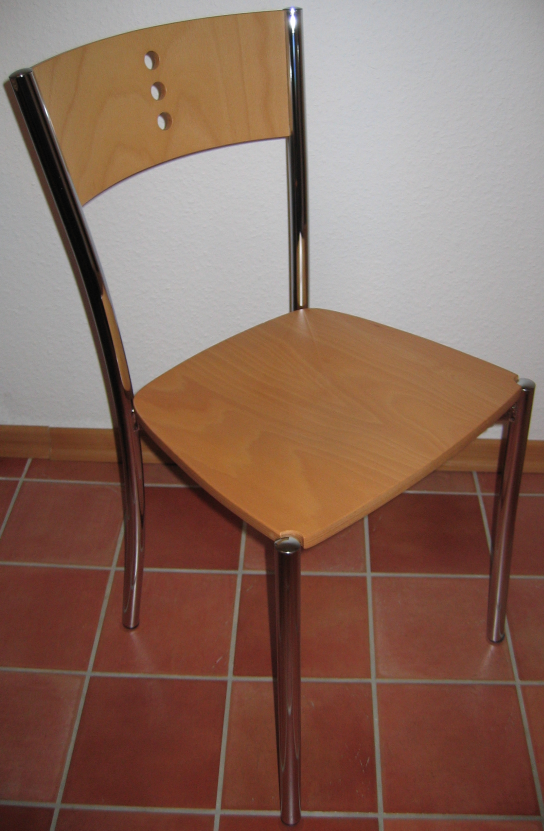
#> input picture evals/photos/chairs/chair_01.jpg, 1632 x 2492 px (shown at 1/3 size)
$ python -i silhouette.py   (imports and definitions only)
#> lines starting #> are read from the running program, lines starting #| are printed output that depends on the picture; after the words box and inside, x2 and y2 are one past the last pixel; in counts of white or black regions, pixels touching at a corner belong together
"""Orthographic silhouette IoU: reference photo mask vs STL front projection."""

from __future__ import annotations

from pathlib import Path
from typing import Any

import numpy as np


def _photo_mask(path: Path, size: tuple[int, int] = (512, 512)) -> np.ndarray:
#> called with size = (512, 512)
    from PIL import Image, ImageFilter, ImageOps

    img = Image.open(path).convert("L")
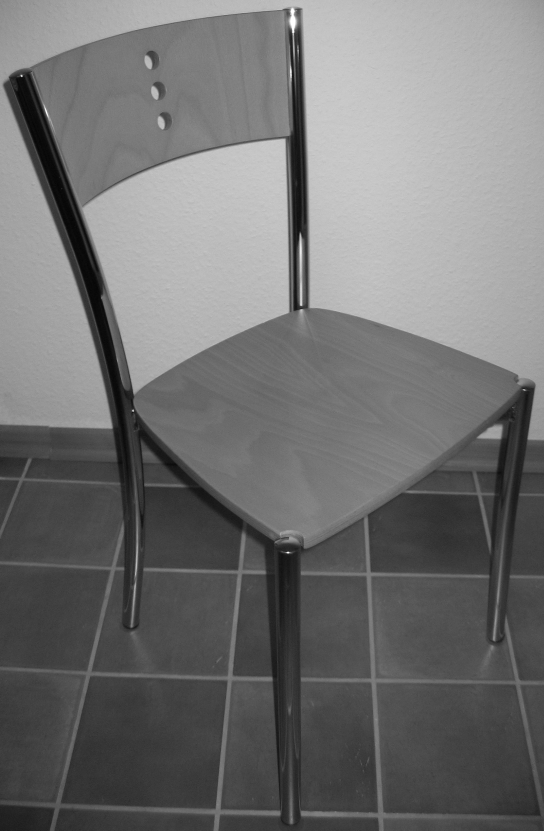
#> img: PIL image 1632x2492 L (shown at 1/3 size); min 1, max 255, mean 114.5
    img = ImageOps.exif_transpose(img)
    img = img.resize(size, Image.Resampling.BILINEAR)
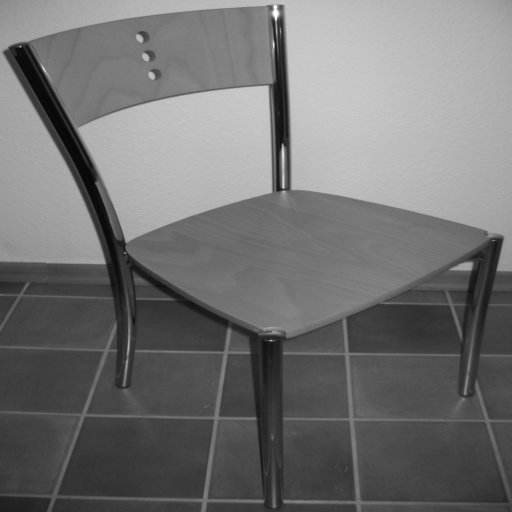
#> img: PIL image 512x512 L; min 6, max 255, mean 114.5
    arr = np.asarray(img, dtype=np.float32)
    # Studio: bright background. Subject = darker than high percentile.
    bg = float(np.percentile(arr, 92))
#> bg = 190
    mask = arr < (bg - 12)
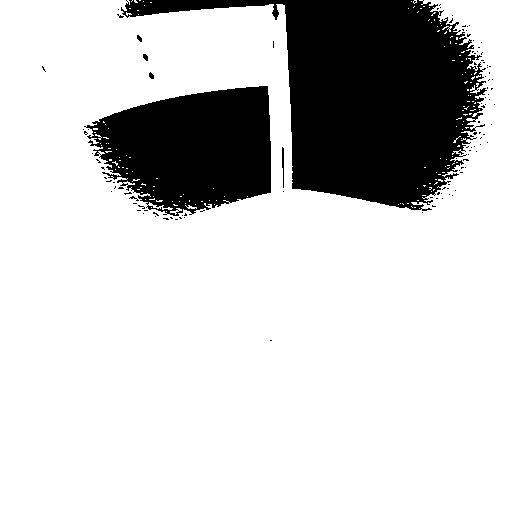
#> mask: shape (512, 512) bool; 79.6% white; 111 black regions (105 under 20 px), largest, box (x1, y1, x2, y2) and area: (121, 0, 487, 211) 35714, (84, 86, 271, 216) 17163, (282, 147, 284, 188) 61, (143, 54, 148, 61) 26, (149, 72, 154, 79) 25, (137, 35, 142, 42) 23
    # If room photo (low bg), use adaptive-ish threshold around mean
    if mask.mean() < 0.02 or mask.mean() > 0.75:
        thr = float(arr.mean() + 0.15 * arr.std())
#> thr = 122.2
        mask = arr < thr
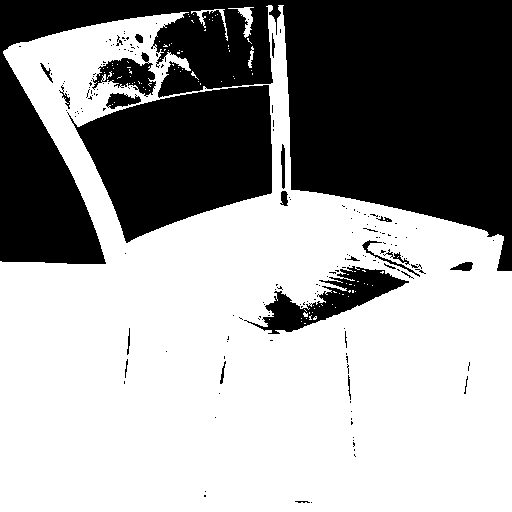
#> mask: shape (512, 512) bool; 61.2% white; 183 black regions (156 under 20 px), largest, box (x1, y1, x2, y2) and area: (0, 0, 512, 271) 73716, (67, 85, 272, 243) 20802, (244, 266, 409, 334) 3722
    # Light cleanup
    pil = Image.fromarray(mask.astype(np.uint8) * 255)
    pil = pil.filter(ImageFilter.MaxFilter(3))
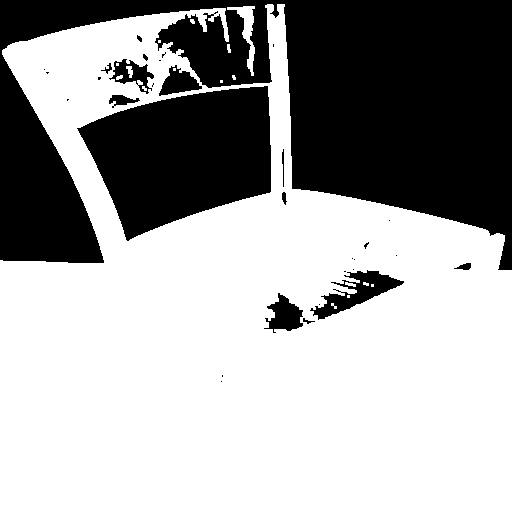
#> pil: PIL image 512x512 L; 63.8% white; 32 black regions (18 under 20 px), largest, box (x1, y1, x2, y2) and area: (0, 0, 512, 270) 70447, (77, 86, 271, 241) 20071, (310, 270, 404, 320) 1671
    return np.asarray(pil) > 127


# [124 lines left out: functions _stl_front_mask, _shift, _resize_mask, _aligned_iou_legacy_scale_search, _fixed_scale_iou, not called in this run]


def _aligned_iou(ref: np.ndarray, model: np.ndarray) -> tuple[float, dict[str, Any]]:
    """Default product alignment = fixed scale (Phase 0)."""
    return _fixed_scale_iou(ref, model, scale=1.0, max_shift_frac=0.02)


# [36 lines left out: functions silhouette_iou, rating_for_iou, not called in this run]

>>> result = _photo_mask('../../../../evals/photos/chairs/chair_01.jpg')

$ run again, on evals/photos/chairs/chair_02.jpg
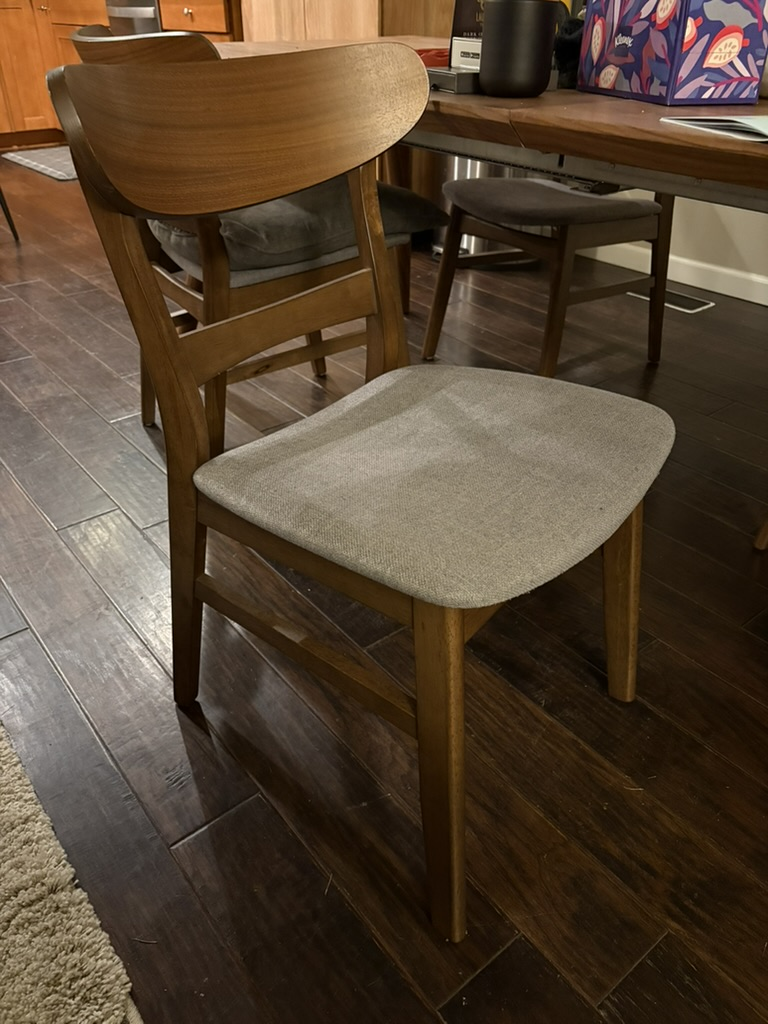
#> input picture evals/photos/chairs/chair_02.jpg, 768 x 1024 px
#> bg = 149
#> in _photo_mask, `mask = arr < (bg - 12)`:
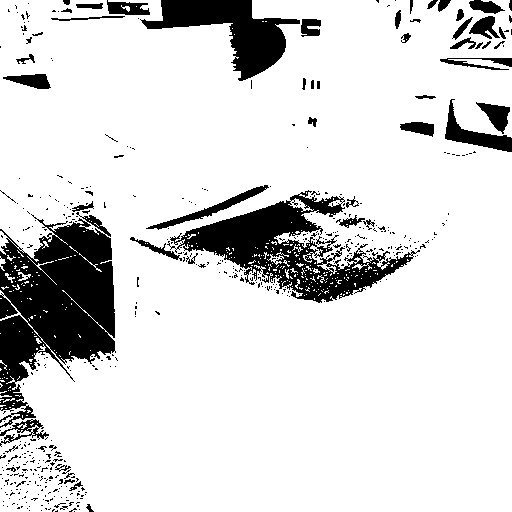
#> mask: shape (512, 512) bool; 85.4% white; 483 black regions (427 under 20 px), largest, box (x1, y1, x2, y2) and area: (0, 212, 116, 428) 14473, (167, 190, 420, 303) 9533, (140, 0, 300, 81) 5050
#> thr = 79.88
#> in _photo_mask, `pil = pil.filter(ImageFilter.MaxFilter(3))`:
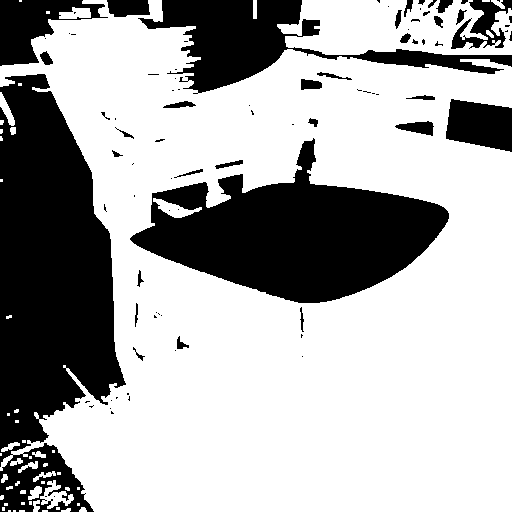
#> pil: PIL image 512x512 L; 67.7% white; 89 black regions (56 under 20 px), largest, box (x1, y1, x2, y2) and area: (0, 74, 126, 512) 36280, (130, 138, 449, 303) 26917, (138, 0, 512, 94) 11107
